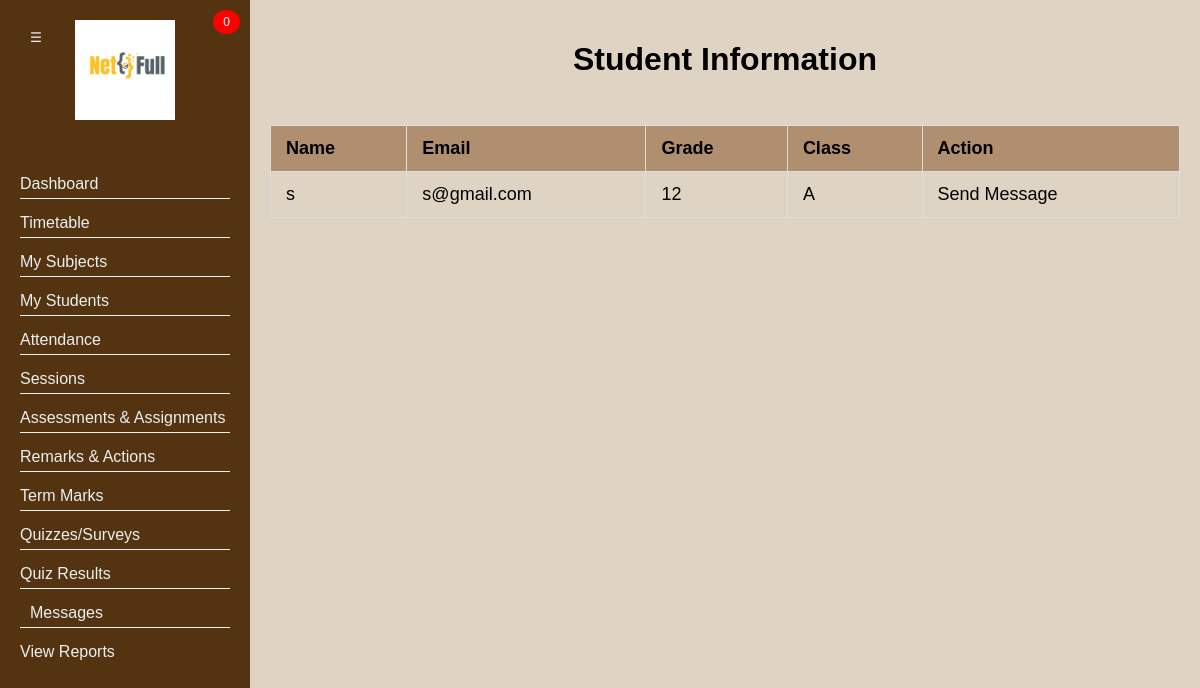
Page /students (signed in) on the committed database.
### main.py (models this page shows)
    class Students(UserMixin, db.Model):
        id = db.Column(db.Integer, primary_key=True)
        name = db.Column(db.String(100))
        email = db.Column(db.String(100))
        grade = db.Column(db.String(100))
        Class = db.Column(db.String(100))
        parent_email = db.Column(db.String(1000))
        user_id = db.Column(db.Integer, db.ForeignKey('users.id'))
        attendances = db.relationship('Attendance', backref='student_record', lazy=True)

### main.py (the view)
@app.route("/students")
@login_required
def students():
    if current_user.role == "teacher":
        teacher_subjects = Subjects.query.filter_by(teacher_email=current_user.email).all()
        teacher_subject_ids = [subject.id for subject in teacher_subjects]
        students = Students.query.filter(Students.grade.in_([subject.grade for subject in teacher_subjects]),
                                         Students.Class.in_([subject.Class for subject in teacher_subjects])).all()
        print(students)
        number_of_students = len(students)
        return render_template("my_students.html", students=students, number=number_of_students, user=current_user)
    else :
        students = Students.query.order_by(Students.grade.asc()).all()
        return render_template("my_students.html" , students=students ,user=current_user)

### main.py (called while the page is built)
@login_manager.user_loader
def load_user(user_id):
    user = Users.query.get(int(user_id))
    return user

@app.context_processor
def utility_processor():
    return dict(enumerate=enumerate)

### templates/my_students.html (shortened to what this page needs)
<!DOCTYPE html>
<html lang="en">
<head>
    <link rel="stylesheet" href="../static/css/simplebar.css">
    <link rel="stylesheet" href="../static/css/feather.css">
    <link rel="stylesheet" href="../static/css/fullcalendar.css">
    <link rel="stylesheet" href="../static/css/select2.css">
    <link rel="stylesheet" href="../static/css/dropzone.css">
    <link rel="stylesheet" href="../static/css/uppy.min.css">
    <link rel="stylesheet" href="../static/css/jquery.steps.css">
    <link rel="stylesheet" href="../static/css/jquery.timepicker.css">
    <link rel="stylesheet" href="../static/css/quill.snow.css">
    <link rel="stylesheet" href="../static/css/daterangepicker.css">
</head>
<body>
{% extends "teacher_base.html" %}
{% block content %}
    {% if current_user.role == "teacher" %}
        <main role="main" >
            <div class="dashboard-section">
                <div class="row justify-content-center">
                    <div class="col-md-10">
                        <div class="card">
                            <div class="dashboard-header">
                                <h1>Student Information</h1>
                            </div>
                            <div class="dashboard-sections">
                                <table>
                                    <thead>
                                        <tr>
                                            <th>Name</th>
                                            <th>Email</th>
                                            <th>Grade</th>
                                            <th>Class</th>
                                            <th>Action</th>
                                        </tr>
                                    </thead>
                                    <tbody>
                                        {% for student in students %}
                                        <tr>
                                            <td><a href="{{ url_for('send_message', email=student.email) }}">{{ student.name }}</a></td>
                                            <td>{{ student.email }}</td>
                                            <td>{{ student.grade }}</td>
                                            <td>{{ student.Class }}</td>
                                            <td>
                                                <a href="{{ url_for('send_message', email=student.email) }}">Send Message</a>
                                            </td>
                                        </tr>
                                        {% endfor %}
                                    </tbody>
                                </table>
                            </div>
                        </div>
                    </div>
                </div>
            </div>
        </main>
    </div>
                {% endif %}
{% endblock %}

### templates/my_students.html (style rules this page uses)
body { background: #DFD3C3; font-family: Arial, sans-serif; margin: 0; padding: 0; display: flex; height: 100vh; overflow-x: hidden; }
.dashboard-header { text-align: center; margin-bottom: 20px; }
.dashboard-sections { display: flex; flex-wrap: wrap; justify-content: space-around; margin-bottom: 20px; }
table { width: 100%; border-collapse: collapse; margin: 25px 0; font-size: 18px; text-align: left; }
th, td { padding: 12px 15px; border: 1px solid #ddd; }
thead { background-color: #AF8F6F; }
a { color: #000; text-decoration: none; }

### templates/teacher_base.html (style rules this page uses)
body { background: #DFD3C3; font-family: Arial, sans-serif; margin: 0; padding: 0; display: flex; height: 100vh; overflow-x: hidden; }

### rows in the picture
Students: name "s", email "s@gmail.com", grade "12", Class "A"
